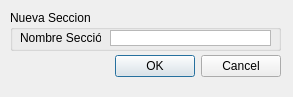
<?xml version="1.0" encoding="UTF-8"?>
<ui version="4.0">
 <class>Dialog</class>
 <widget class="QDialog" name="Dialog">
  <property name="geometry">
   <rect>
    <x>0</x>
    <y>0</y>
    <width>293</width>
    <height>97</height>
   </rect>
  </property>
  <property name="windowTitle">
   <string>Dialog</string>
  </property>
  <widget class="QDialogButtonBox" name="buttonBox">
   <property name="geometry">
    <rect>
     <x>50</x>
     <y>50</y>
     <width>231</width>
     <height>32</height>
    </rect>
   </property>
   <property name="orientation">
    <enum>Qt::Horizontal</enum>
   </property>
   <property name="standardButtons">
    <set>QDialogButtonBox::Cancel|QDialogButtonBox::Ok</set>
   </property>
  </widget>
  <widget class="QGroupBox" name="groupBox">
   <property name="geometry">
    <rect>
     <x>10</x>
     <y>10</y>
     <width>271</width>
     <height>41</height>
    </rect>
   </property>
   <property name="title">
    <string>Nueva Seccion</string>
   </property>
   <widget class="QListView" name="listView">
    <property name="geometry">
     <rect>
      <x>100</x>
      <y>20</y>
      <width>161</width>
      <height>16</height>
     </rect>
    </property>
   </widget>
   <widget class="QLabel" name="label">
    <property name="geometry">
     <rect>
      <x>10</x>
      <y>20</y>
      <width>81</width>
      <height>16</height>
     </rect>
    </property>
    <property name="text">
     <string>Nombre Sección:</string>
    </property>
   </widget>
  </widget>
 </widget>
 <resources/>
 <connections>
  <connection>
   <sender>buttonBox</sender>
   <signal>accepted()</signal>
   <receiver>Dialog</receiver>
   <slot>accept()</slot>
   <hints>
    <hint type="sourcelabel">
     <x>248</x>
     <y>254</y>
    </hint>
    <hint type="destinationlabel">
     <x>157</x>
     <y>274</y>
    </hint>
   </hints>
  </connection>
  <connection>
   <sender>buttonBox</sender>
   <signal>rejected()</signal>
   <receiver>Dialog</receiver>
   <slot>reject()</slot>
   <hints>
    <hint type="sourcelabel">
     <x>316</x>
     <y>260</y>
    </hint>
    <hint type="destinationlabel">
     <x>286</x>
     <y>274</y>
    </hint>
   </hints>
  </connection>
 </connections>
</ui>
